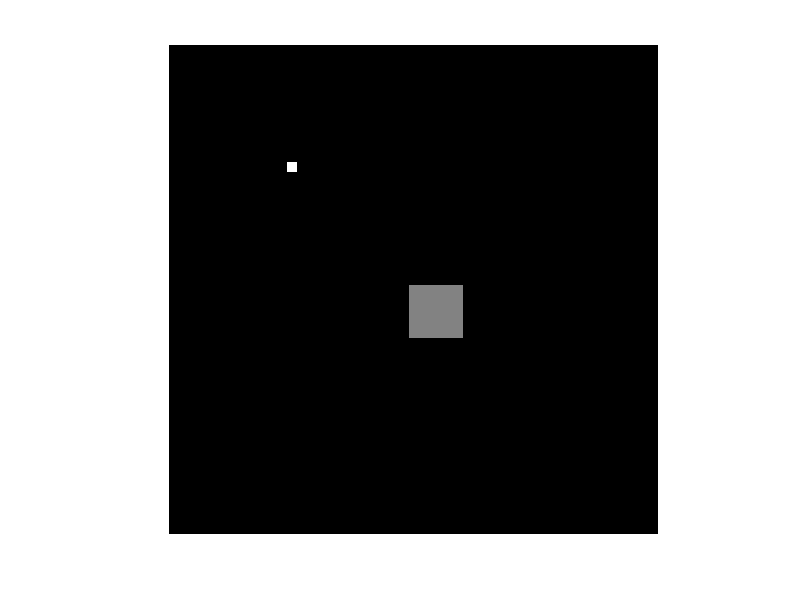
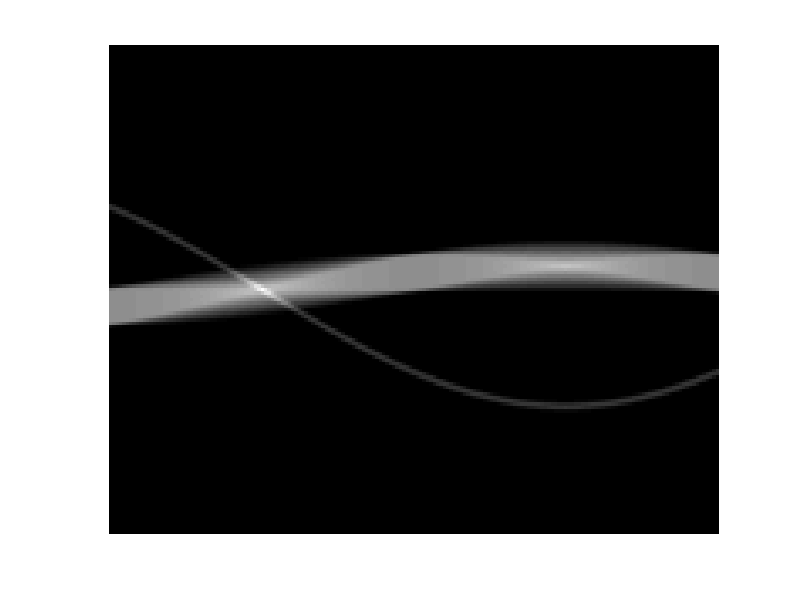
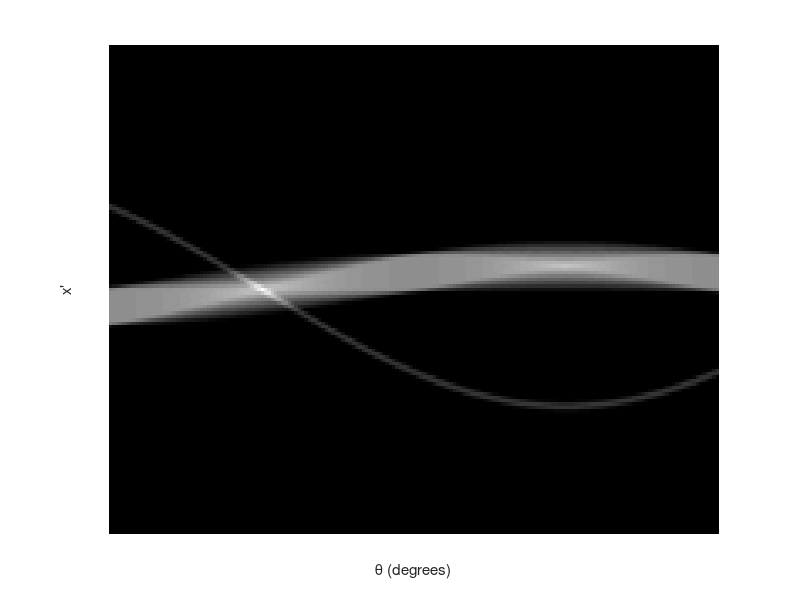

Recreate these plots in MATLAB, in order.
% iptsetpref('ImshowAxesVisible','on')
close all; clear all
figure;
I = zeros(100,100); II=zeros(100,100);
I(25:26, 25:26) = 20;
II(50:60, 50:60)=10;
imshow(I+II, []);
figure;
theta = 0:180;
[R,xp] = radon(I+II,theta);
imshow(R,[],'Xdata',theta,'Ydata',xp,...
            'InitialMagnification','fit')
figure;        
imshow(R, []); colormap('hot')
xlabel('\theta (degrees)')
ylabel('x''')
% colormap(hot), colorbar
% ('ImshowAxesVisible','off')